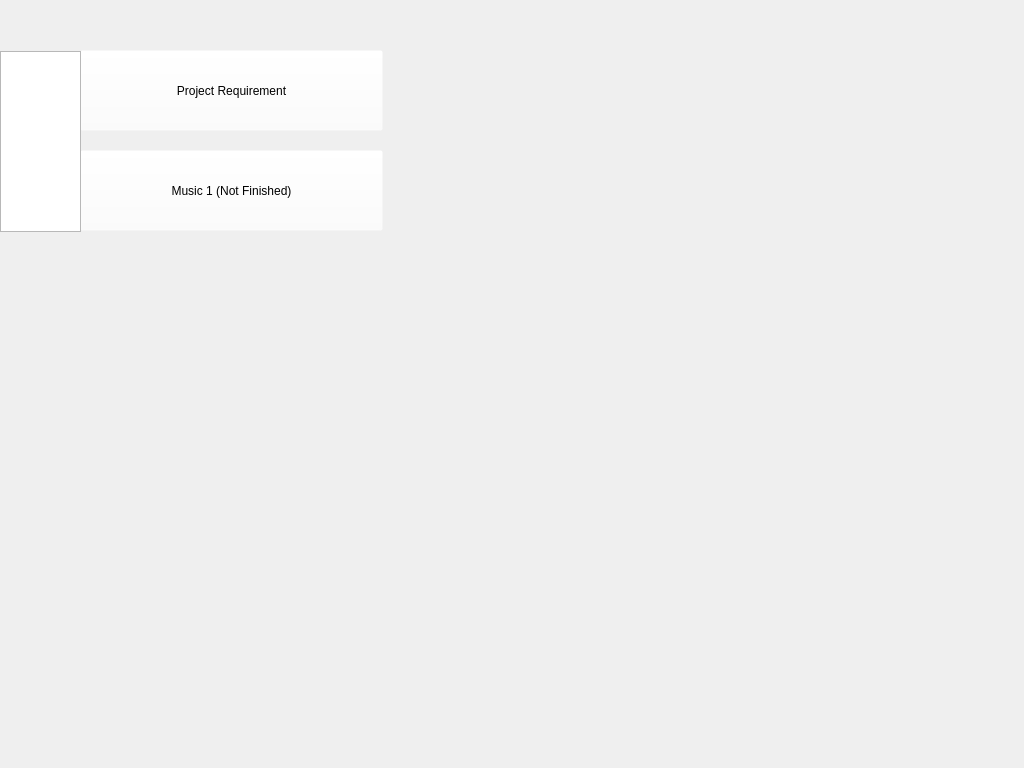
<?xml version="1.0" encoding="UTF-8"?>
<ui version="4.0">
 <class>menu</class>
 <widget class="QMainWindow" name="menu">
  <property name="geometry">
   <rect>
    <x>0</x>
    <y>0</y>
    <width>1024</width>
    <height>768</height>
   </rect>
  </property>
  <property name="sizePolicy">
   <sizepolicy hsizetype="Fixed" vsizetype="Fixed">
    <horstretch>0</horstretch>
    <verstretch>0</verstretch>
   </sizepolicy>
  </property>
  <property name="minimumSize">
   <size>
    <width>1024</width>
    <height>768</height>
   </size>
  </property>
  <property name="maximumSize">
   <size>
    <width>1024</width>
    <height>768</height>
   </size>
  </property>
  <property name="windowTitle">
   <string>Menu</string>
  </property>
  <property name="styleSheet">
   <string notr="true">background-image: url(:/bg/image/bg/menu.jpg);</string>
  </property>
  <widget class="QWidget" name="centralwidget">
   <widget class="QPushButton" name="pushButton">
    <property name="geometry">
     <rect>
      <x>80</x>
      <y>150</y>
      <width>303</width>
      <height>81</height>
     </rect>
    </property>
    <property name="styleSheet">
     <string notr="true">background-image: url(:/but/image/button/start.png);
background-color: rgba(255, 255, 255, 0);</string>
    </property>
    <property name="text">
     <string>Music 1 (Not Finished)</string>
    </property>
   </widget>
   <widget class="QPushButton" name="pushButton_2">
    <property name="geometry">
     <rect>
      <x>80</x>
      <y>50</y>
      <width>303</width>
      <height>81</height>
     </rect>
    </property>
    <property name="styleSheet">
     <string notr="true">background-image: url(:/but/image/button/start.png);
background-color: rgba(255, 255, 255, 0);</string>
    </property>
    <property name="text">
     <string>Project Requirement</string>
    </property>
   </widget>
   <widget class="QLabel" name="label">
    <property name="geometry">
     <rect>
      <x>780</x>
      <y>480</y>
      <width>220</width>
      <height>256</height>
     </rect>
    </property>
    <property name="styleSheet">
     <string notr="true">background-image: url(:/bg/image/bg/rule.png);</string>
    </property>
    <property name="text">
     <string/>
    </property>
   </widget>
   <widget class="QGraphicsView" name="graphicsView">
    <property name="geometry">
     <rect>
      <x>0</x>
      <y>51</y>
      <width>81</width>
      <height>181</height>
     </rect>
    </property>
   </widget>
  </widget>
 </widget>
 <resources/>
 <connections/>
</ui>
